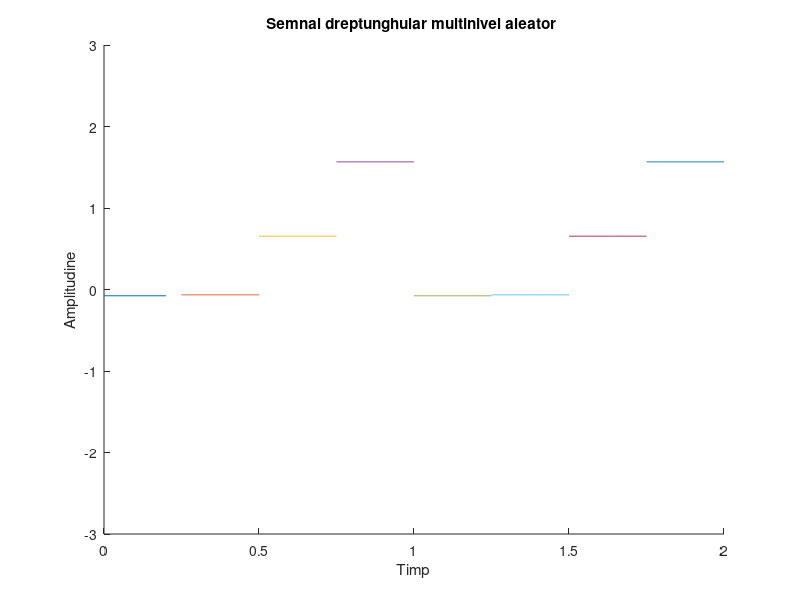

This chart was generated by the following MATLAB code:
hold on;
%Cu ajutorul functie hold on vom afisa simultan mai multe semnale
%pe acelasi grafic
%2ms
r1=rand(1);
r2=rand(1);
r3=rand(1);
r4=rand(1);
t1=0:.2:0.25;
t2=0.25:.002:0.5;
t3=0.5:.002:0.75;
t4=0.75:.002:1;
x1=-3*r1*square(8*pi*t1,100);
x2=-r2*square(8*pi*t2,100);
x3=r3*square(8*pi*t3,100);
x4=3*r4*square(8*pi*t4,100);
plot(t1,x1);
plot(t2,x2);
plot(t3,x3);
plot(t4,x4);
axis([0 2 -3 3]);
t5=1:.002:1.25;
t6=1.25:.002:1.5;
t7=1.5:.002:1.75;
t8=1.75:.002:2;
x5=-3*r1*square(8*pi*t5,100);
x6=-r2*square(8*pi*t6,100);
x7=r3*square(8*pi*t7,100);
x8=3*r4*square(8*pi*t8,100);
plot(t5,x5);
plot(t6,x6);
plot(t7,x7);
plot(t8,x8);
xlabel('Timp')
ylabel('Amplitudine')
title('Semnal dreptunghular multinivel aleator ')
